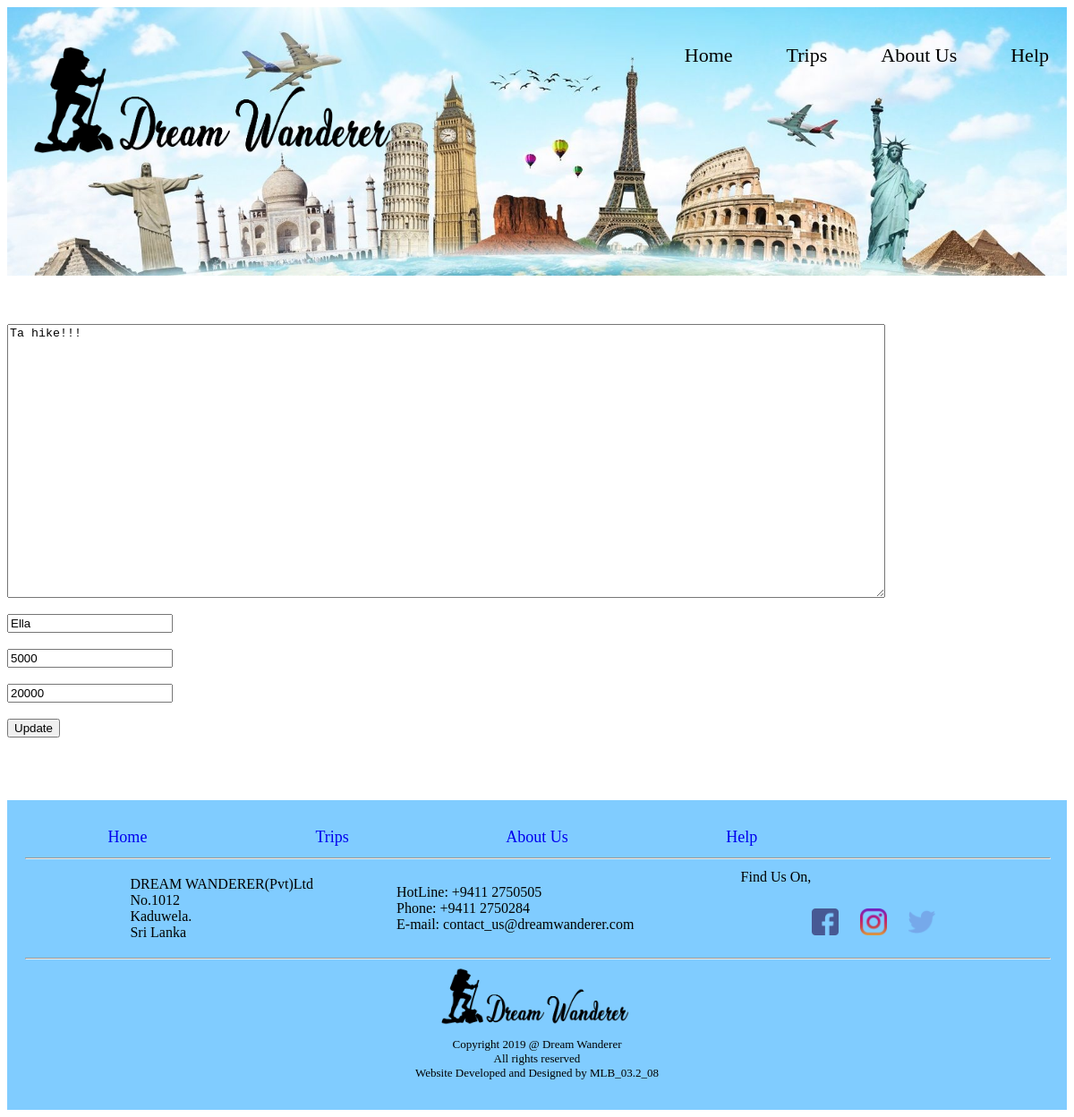
The page /src/editFormPost.php (signed in) on the database its author committed.
### tables this page shows
CREATE TABLE `userpost` (
  `postId` int(11) NOT NULL,
  `description` varchar(1000) DEFAULT NULL,
  `location` varchar(50) DEFAULT NULL,
  `userId` int(11) NOT NULL,
  `travellingCharges` float DEFAULT NULL,
  `accomodationCharges` float DEFAULT NULL
);

### src/editFormPost.php (the view, shortened to what this page needs)
<?php
	include_once 'includes/config.php';
?>
<html>
<head>
	<link rel="stylesheet" type="text/css" href="styles/profileStyle.css">
</head>
<body>
	<header class="header">
		<ul class="menu">
			<li class="menu"><a href="index.html">Home</a></li>
			<li class="menu"><a href="tripnw.html">Trips</a></li>
			<li class="menu"><a href="aboutus.html">About Us</a></li>
			<li class="menu"><a href="help.html">Help</a></li>
		</ul>
		<a href="index.html"><img  class="headerlogo" src="images/logo3.png" width="418.8px" height="126.8px"></a>
	</header>
	<br>
	<br>
	<br>
	<?php
		$id = $_SESSION['u_id'];
		$sql = "SELECT * FROM userpost WHERE userId = '$id'";
		$result = mysqli_query($conn, $sql);
		if(mysqli_num_rows($result) > 0){
				while($row = mysqli_fetch_assoc($result)){
					$location = $row["location"];
					$des = $row["description"];
					$tCharges = $row["travellingCharges"];
					$aCharges = $row["accomodationCharges"];
				}
		}
	?>
	<div class="form">
		<form action="includes/submitConfig.php" method="POST">
		<textarea name="des" rows="20" cols="120"><?php echo $des?></textarea>
		<br>
		<br>
		<input type="text" name="location" value="<?php echo $location?>">
		<br>
		<br>
		<input type="text" name="tCharges" value="<?php echo $tCharges?>">
		<br>
		<br>
		<input type="text" name="aCharges" value="<?php echo $aCharges?>">
		<br>
		<br>
		<input type="submit" name="submit" value="Update">
		</form>
	</div>
	<br>
	<br>
	<br>
		<footer class="clearfix" style="padding:20px; background-color: #80ccff;">
		<div>
			<a href="index.html" class="footerNav">Home</a>
			<a href="tripnw.html" class="footerNav">Trips</a>
			<a href="aboutus.html" class="footerNav">About Us</a>
			<a href="help.html" class="footerNav">Help</a>
		</div>
		<hr width="100%">
		<table style="width: 80%; font-family:calibri;" align="center">
			<tr>
				<td>
					<p>DREAM WANDERER(Pvt)Ltd <br> No.1012 <br>Kaduwela.<br> Sri Lanka</p>
				</td>
				<td>
					<p>HotLine: +9411 2750505<br>Phone: +9411 2750284<br>E-mail: contact_us@dreamwanderer.com <br>
				</td>
				<td>
					<p>Find Us On,</p>
					<div class="right">
						<a href="https://www.facebook.com/" target="blank"><img class="iconpadding" title="facebook" src="images/facebook.png" alt="Facebook" width="30px"></a>
						<a href="https://www.instagram.com/" target="blank"><img class="iconpadding" title="instagram" src="images/instagram.png" alt="Facebook" width="30px"></a>
						<a href="https://www.twitter.com/" target="blank"><img class="iconpadding" title="twitter" src="images/twitter.png" alt="Facebook" width="30px"></a>
					</div>
				</td>
			</tr>
		</table>
		<hr width="100%">
			<center><img class="footerlogo" src="images/logo3.png" width="220px"></center>
		<p class="footer">Copyright 2019 @ Dream Wanderer
			<br>All rights reserved
			<br>Website Developed and Designed by MLB_03.2_08
		</p>
	</footer>
</body>
</html>

### src/styles/profileStyle.css (style rules this page uses)
ul.menu { list-style-type: none; overflow: hidden; float: right; }
li.menu { color:black; float:left; padding-left: 20px; padding-top: 20px; }
li a { display : block; padding : 5px 20px; text-align : center; color : black; text-decoration : none; font-family : Times New Roman; font-size : 22px; transition: 0.6s ease; }
.header { background-image: url("../images/header12.jpg"); background-size: cover; width: 100%; height: 300px; background-position : center; background-repeat: no-repeat; }
.headerlogo { padding-top:40px; padding-left:20px; }
.right { float: right; }
.footerlogo { padding-right:5px; }
p.footer { text-align: center; width: 100%; font-size: small; }
.footerNav { float: left; padding: 1% 5%; width: 10%; text-align: center; text-decoration: none; transition: 0.6s; font-size: 18px; }
.iconpadding { padding:10px; }

### rows shown on the page
userpost: des "Ta hike!!!", location "Ella", tCharges "5000", aCharges "20000"
